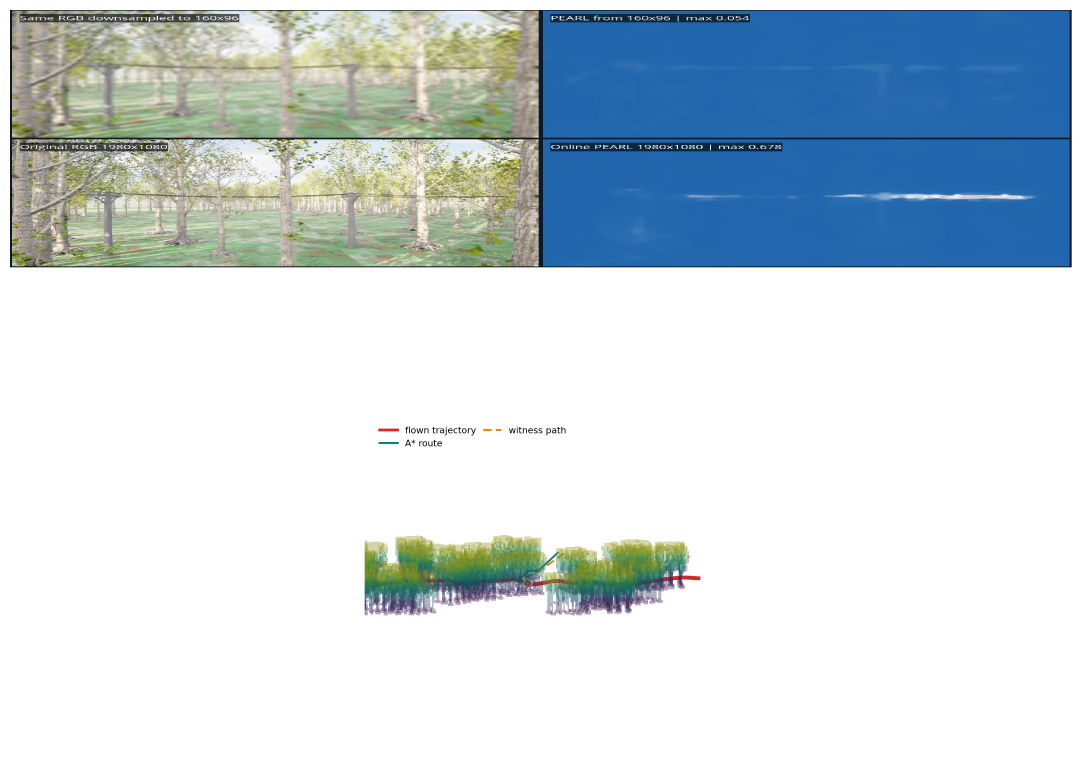
#> input picture paper/scalenav/pics/candidates/pearl_powerline_graph3d_candidate_v18.png, 3244 x 2271 px (shown at 1/3 size)
$ python make_powerline_v18_lower_zoom.py
#> lines starting #> are read from the running program, lines starting #| are printed output that depends on the picture
#!/usr/bin/env python3
"""Enlarge v18's lower panel while keeping only the trajectory legend item."""

from pathlib import Path

from PIL import Image


HERE = Path(__file__).resolve().parent
SOURCE = HERE / "pics/candidates/pearl_powerline_graph3d_candidate_v18.png"
OUTPUT = HERE / "pics/candidates/pearl_powerline_graph3d_candidate_v26"


def main() -> None:
    image = Image.open(SOURCE).convert("RGB")
    width, height = image.size
#> width = 3244; height = 2271

    # v18's top panel is kept pixel-identical.  The legend and map are split
    # before scaling so the large blank band between them does not survive in
    # the paper canvas.  Each visible part is still scaled uniformly.
    top_end = 810
    legend_source = image.crop((950, 1275, 2300, 1390))
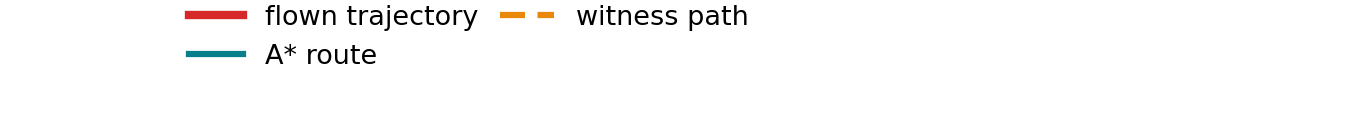
#> legend_source: PIL image 1350x115 RGB; mean R, G, B 249.8, 249.3, 249.2
    map_panel = image.crop((950, 1585, 2300, 1870))
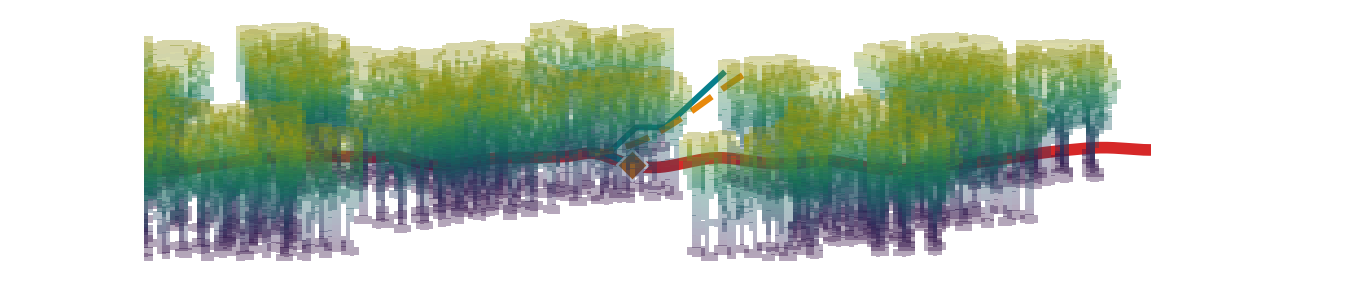
#> map_panel: PIL image 1350x285 RGB; mean R, G, B 191.5, 202.8, 187.4

    # Rebuild the legend margin from white, retaining only the red
    # ``flown trajectory`` entry and removing the other two entries entirely.
    legend = Image.new("RGB", legend_source.size, "white")
#> legend: PIL image 1350x115 RGB; every value is 255
    legend.paste(legend_source.crop((120, 0, 485, 35)), (120, 0))
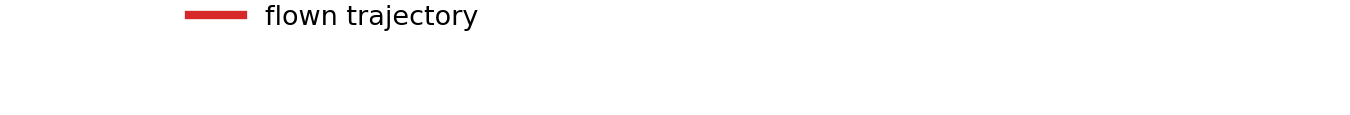
#> legend: PIL image 1350x115 RGB; mean R, G, B 252.9, 252.4, 252.4

    scale = width / legend.width
#> scale = 2.4
    legend = legend.resize((width, round(legend.height * scale)),
                           Image.Resampling.LANCZOS)
#> legend: PIL image 3244x276 RGB
    map_panel = map_panel.resize((width, round(map_panel.height * scale)),
                                 Image.Resampling.LANCZOS)
#> map_panel: PIL image 3244x685 RGB

    gap = 12
    lower_height = legend.height + gap + map_panel.height
#> lower_height = 973
    output_height = max(height, top_end + lower_height)
#> output_height = 2271
    output = Image.new("RGB", (width, output_height), "white")
#> output: PIL image 3244x2271 RGB; every value is 255
    output.paste(image.crop((0, 0, width, top_end)), (0, 0))
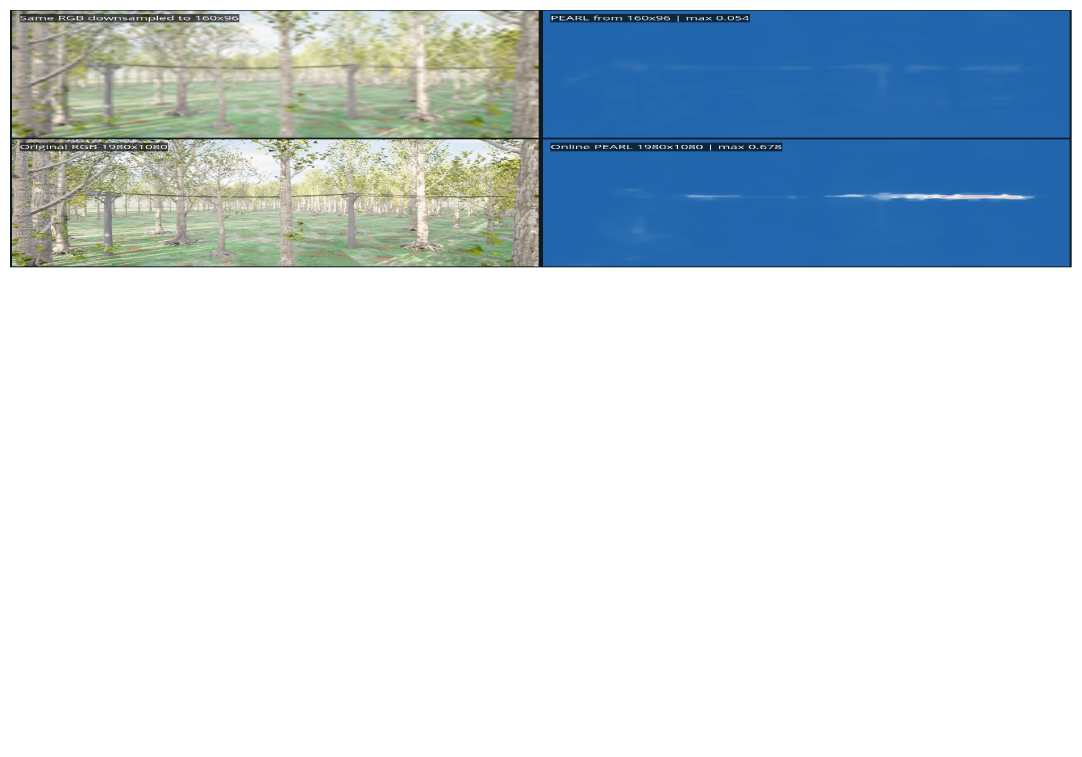
#> output: PIL image 3244x2271 RGB (shown at 1/3 size); mean R, G, B 204.6, 216.5, 223.6
    output.paste(legend, (0, top_end))
    output.paste(map_panel, (0, top_end + legend.height + gap))
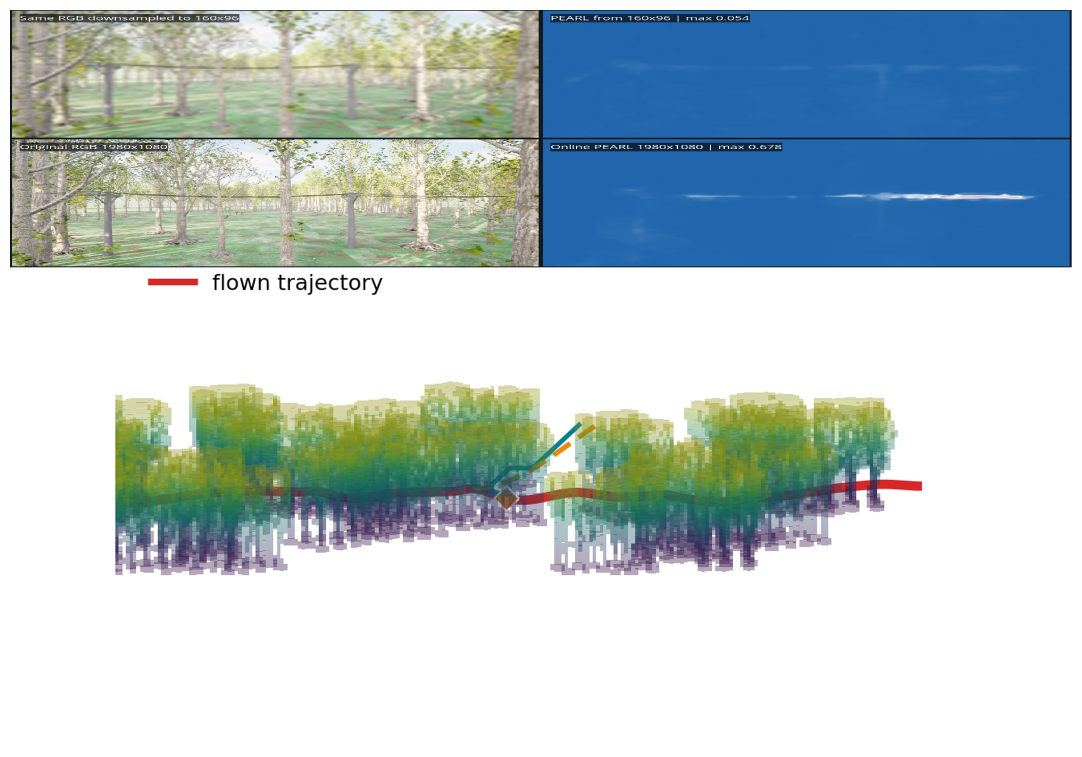
#> output: PIL image 3244x2271 RGB (shown at 1/3 size); mean R, G, B 185.2, 200.4, 202.9
    output.save(OUTPUT.with_suffix(".png"), dpi=(300, 300))
    output.save(OUTPUT.with_suffix(".pdf"), resolution=300.0)
    print(f"wrote {OUTPUT}.png and {OUTPUT}.pdf; size={output.size}")
#| wrote paper/scalenav/pics/candidates/pearl_powerline_graph3d_candidate_v26.png and paper/scalenav/pics/candidates/pearl_powerline_graph3d_candidate_v26.pdf; size=(3244, 2271)


if __name__ == "__main__":
    main()

$ run again, with paper/scalenav/pics/candidates/pearl_powerline_graph3d_candidate_v10.png copied over paper/scalenav/pics/candidates/pearl_powerline_graph3d_candidate_v18.png
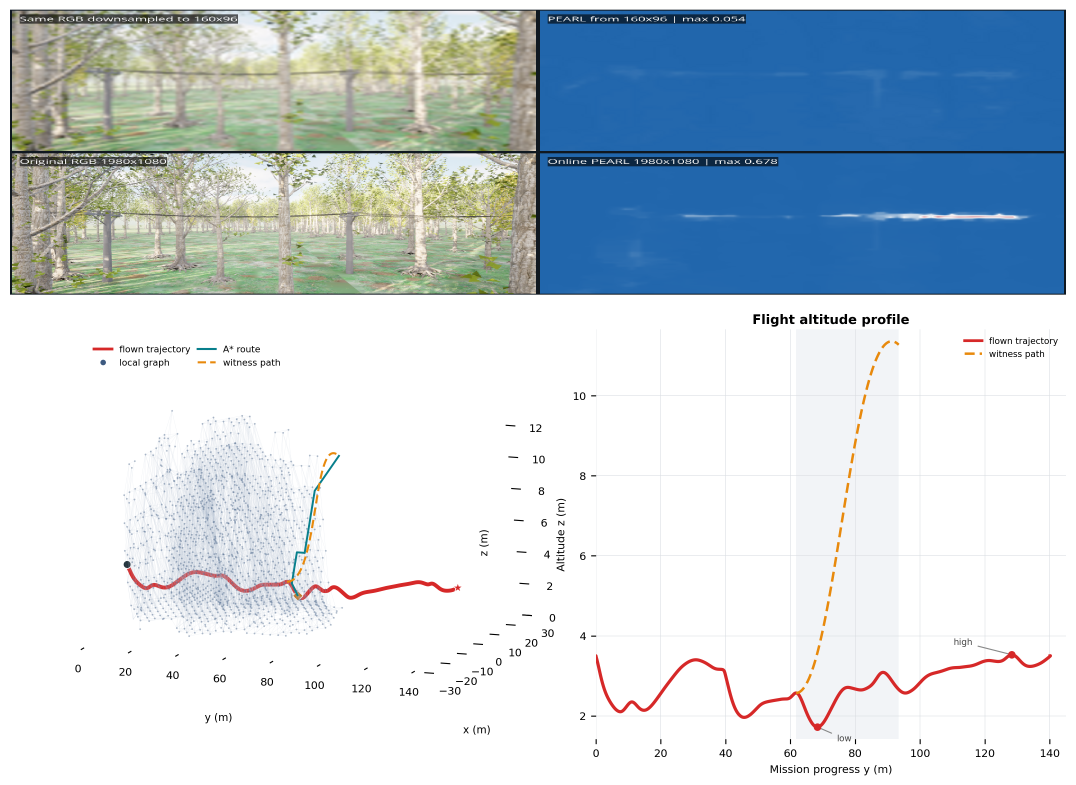
#> input picture paper/scalenav/pics/candidates/pearl_powerline_graph3d_candidate_v10.png, 3227 x 2355 px (shown at 1/3 size)
#> in main, `map_panel = image.crop((950, 1585, 2300, 1870))`:
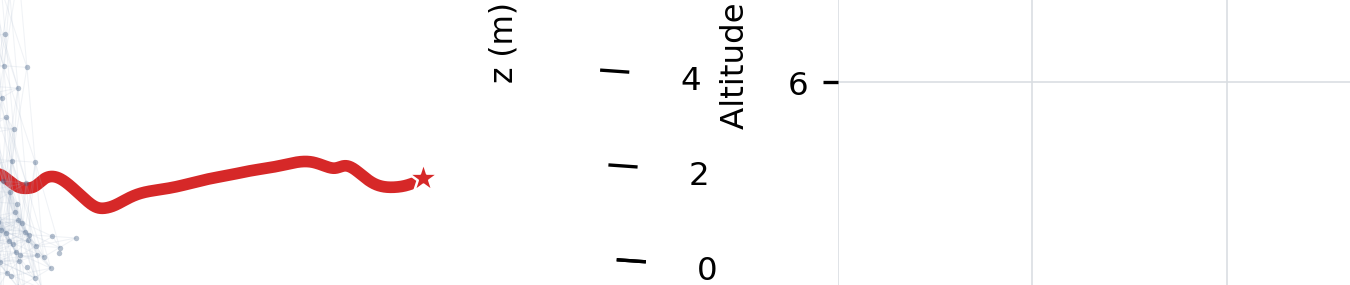
#> map_panel: PIL image 1350x285 RGB; mean R, G, B 252.2, 249.9, 250.1
#> in main, `output.paste(image.crop((0, 0, width, top_end)), (0, 0))`:
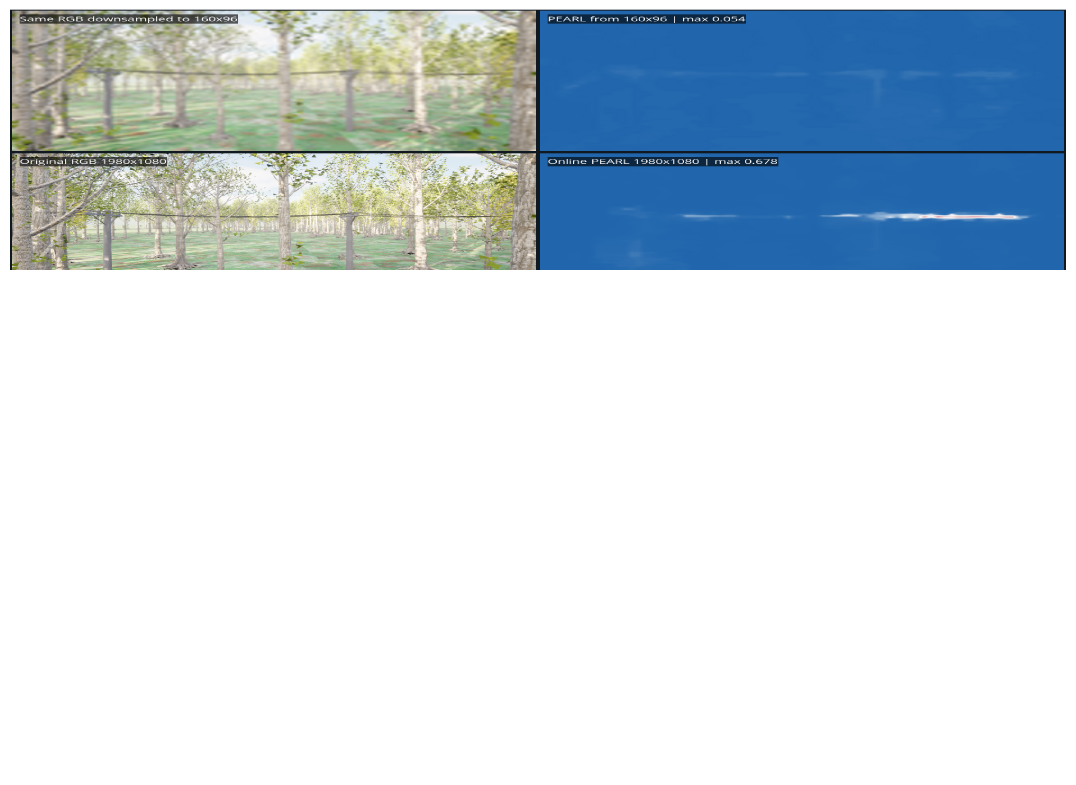
#> output: PIL image 3227x2355 RGB (shown at 1/3 size); mean R, G, B 206.3, 217.6, 224.7
#| wrote paper/scalenav/pics/candidates/pearl_powerline_graph3d_candidate_v26.png and paper/scalenav/pics/candidates/pearl_powerline_graph3d_candidate_v26.pdf; size=(3227, 2355)

$ run again, with paper/scalenav/pics/candidates/pearl_powerline_graph3d_candidate_v11.png copied over paper/scalenav/pics/candidates/pearl_powerline_graph3d_candidate_v18.png
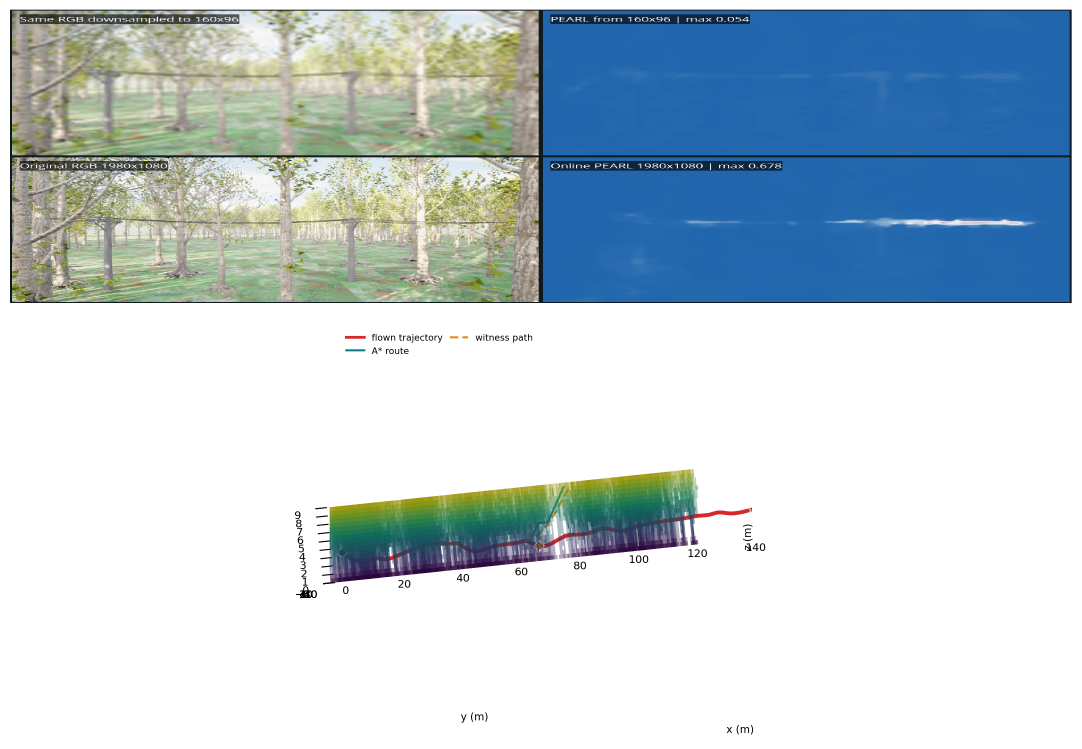
#> input picture paper/scalenav/pics/candidates/pearl_powerline_graph3d_candidate_v11.png, 3244 x 2247 px (shown at 1/3 size)
#> legend_source: PIL image 1350x115 RGB; every value is 255
#> in main, `map_panel = image.crop((950, 1585, 2300, 1870))`:
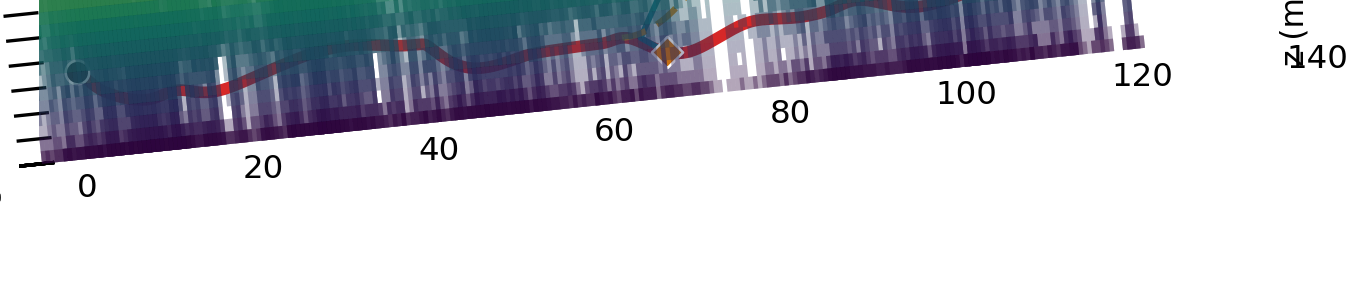
#> map_panel: PIL image 1350x285 RGB; mean R, G, B 197.8, 201.3, 208.7
#> legend: PIL image 3244x276 RGB; every value is 255
#> in main, `output.paste(map_panel, (0, top_end + legend.height + gap))`:
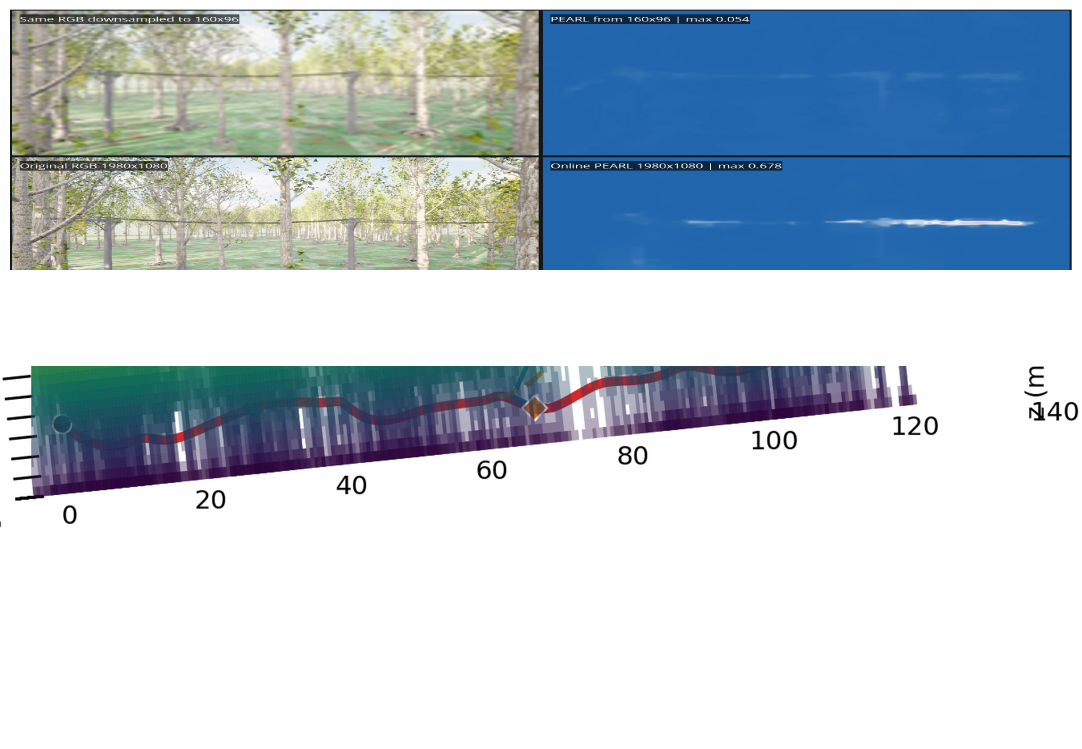
#> output: PIL image 3244x2247 RGB (shown at 1/3 size); mean R, G, B 186.6, 199.5, 209.3
#| wrote paper/scalenav/pics/candidates/pearl_powerline_graph3d_candidate_v26.png and paper/scalenav/pics/candidates/pearl_powerline_graph3d_candidate_v26.pdf; size=(3244, 2247)
